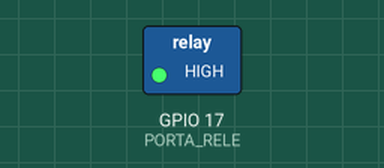
The sketch below on a simulated ESP32. On the bench: switched loads named in the sketch (green lamp = pin HIGH). Dashed ring = blinking.

Above: at 0.5 s.
Timing chart, 0 to 4.6 s (numbered marks = the images above):
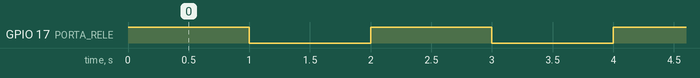

Measured:
- by itself, GPIO 17 (PORTA_RELE): alternates HIGH for 1.0 s and LOW for 1.0 s

The sketch:

ReleESP32.ino
```cpp
// Definir porta do relé
const int  PORTA_RELE = GPIO_NUM_17;

void setup() {
  // Definir porta do relé como saída
  pinMode(PORTA_RELE, OUTPUT);
}

void loop() {
  digitalWrite(PORTA_RELE, HIGH);
  delay(1000);
  digitalWrite(PORTA_RELE, LOW);
  delay(1000);
}
```
